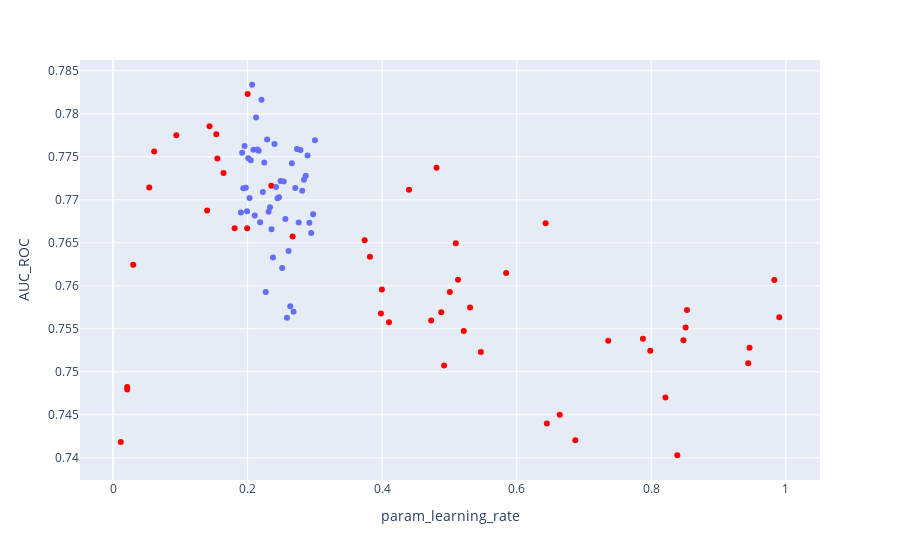

Notebook cell for this chart:
### Code cell
# create a dataframe from results
fig = px.scatter(result_coarse, x = params_key[2], 
                    y = params_key[3])
fig.update_traces(marker=dict(color='red'))
fig.add_trace(px.scatter(result_fine, x = params_key[2], 
                    y = params_key[3]).data[0])

# menyatukan kedua plot dalam satu objek

fig.show()
